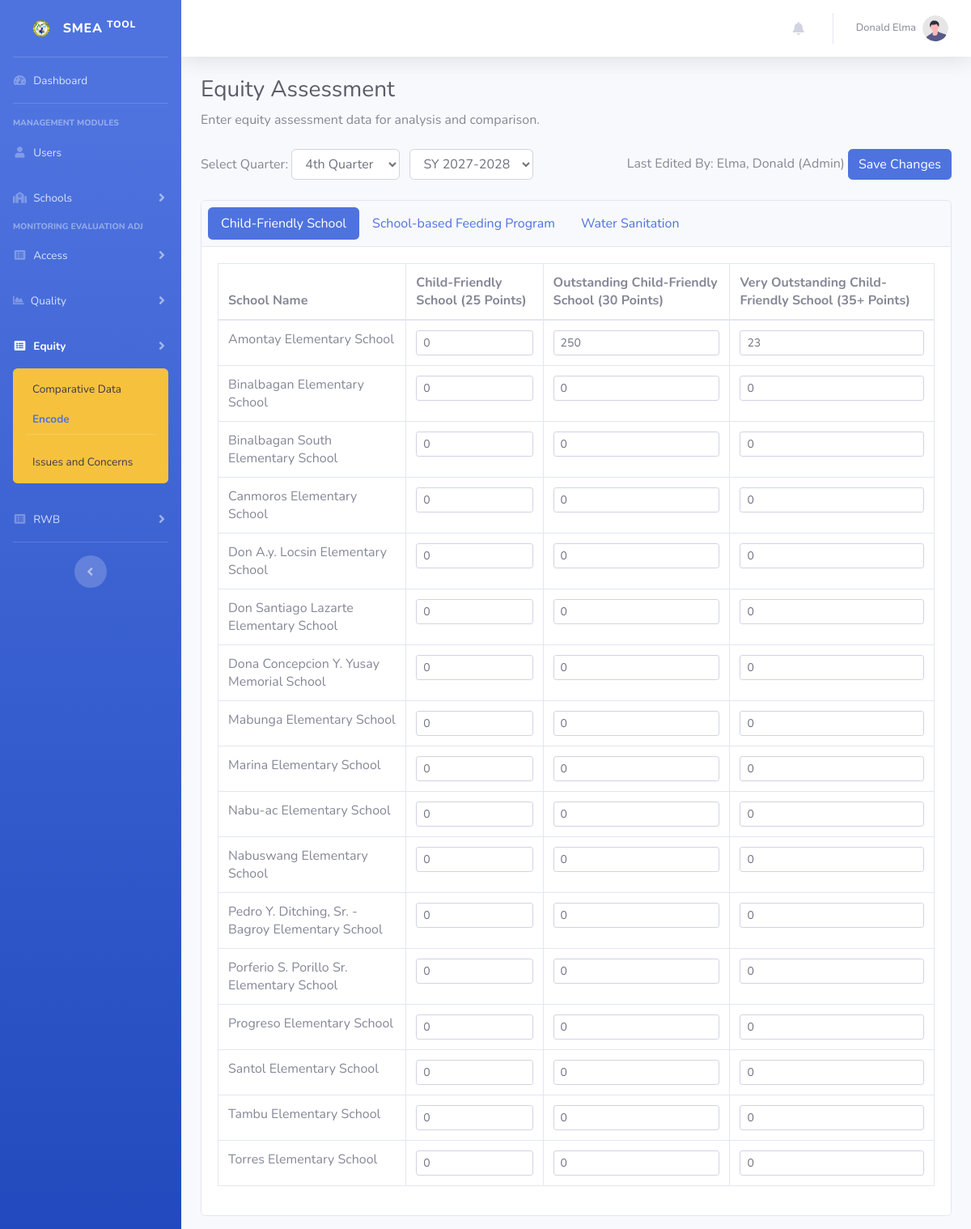
The page /equityAdd.php (signed in) on the database its author committed.
### tables this page shows
CREATE TABLE IF NOT EXISTS `schools` (
  `id` int NOT NULL AUTO_INCREMENT,
  `name` text NOT NULL,
  `address` text,
  `updated_at` timestamp NULL DEFAULT CURRENT_TIMESTAMP ON UPDATE CURRENT_TIMESTAMP,
  `created_at` timestamp NULL DEFAULT CURRENT_TIMESTAMP,
  PRIMARY KEY (`id`)
);

### equityAdd.php (the view, shortened to what this page needs)
<?php
require_once "connection/db.php";
include_once('header.php');
$currentMonth = date('n');
$currentQuarter = ceil($currentMonth / 3);
$selectedQuarter = isset($_GET['quarter']) ? $_GET['quarter'] : (isset($_POST['quarter']) ? $_POST['quarter'] : $currentQuarter);
$year = isset($_GET['year']) ? $_GET['year'] : (isset($_POST['year']) ? $_POST['year'] : date('Y'));
$schoolYearQuery = "SELECT * FROM school_year ORDER BY start_year DESC";
$schoolYears = $conn->query($schoolYearQuery)->fetch_all(MYSQLI_ASSOC);
$schoolQuery = "SELECT * FROM schools WHERE id <= 17 ORDER BY name";
$schools = $conn->query($schoolQuery)->fetch_all(MYSQLI_ASSOC);
function getExistingData($conn, $quarter, $year) {
  $query = "SELECT equity_assessment.*, users.first_name, users.last_name, schools.name as school_name
            FROM equity_assessment
            INNER JOIN users ON users.id = equity_assessment.last_user_save
            LEFT JOIN schools ON schools.id = users.school_id
            WHERE quarter = ? AND year = ?";
  $stmt = $conn->prepare($query);
  $stmt->bind_param("ii", $quarter, $year);
  $stmt->execute();
  $result = $stmt->get_result();
  $data = [];
  $lastUserSave = "";
  while ($row = $result->fetch_assoc()) {
    if ($row['type'] === 'cfs') {
      $data['cfs-'.$row['points']][$row['school_id']] = $row['count'];
      $data['cfs-'.$row['points']][$row['school_id'].'_editor'] = $row['last_user_save'];
    } elseif ($row['type'] === 'sbfp') {
      $gender = ($row['gender'] == 1) ? 'male' : 'female';
      $data['sbfp-'.$row['grade_level'].'-'.$gender][$row['school_id']] = $row['count'];
      $data['sbfp-'.$row['grade_level'].'-'.$gender][$row['school_id'].'_editor'] = $row['last_user_save'];
    } else {
      $data['wash-stars'][$row['school_id']] = $row['count'];
      $data['wash-stars'][$row['school_id'].'_editor'] = $row['last_user_save'];
    }
    $lastUserSave = $row['last_name'].', '.$row['first_name'].' ('.($row['school_name'] ?? 'Admin').')';
  }
  return ['data' => $data, 'lastUserSave' => $lastUserSave];
}
$existingDataResult = getExistingData($conn, $selectedQuarter, $year);
$existingData = $existingDataResult['data'];
$lastUserSave = $existingDataResult['lastUserSave'];
?>
<!DOCTYPE html>
<html lang="en">
<head>
</head>
<body id="page-top">
  <div id="wrapper">
    <?php include_once "sidebar.php"; ?>
    <div id="content-wrapper" class="d-flex flex-column">
      <div id="content">
        <?php include_once "navbar.php"; ?>
        <div class="container-fluid">
          <h1 class="h3 mb-2 text-gray-800">Equity Assessment</h1>
          <p class="mb-4">Enter equity assessment data for analysis and comparison.</p>
          <form action="equityAdd.php" method="post">
            <div class="row mb-4">
              <div class="col-md-6">
                <label for="quarter">Select Quarter:</label>
                <select id="quarter" name="quarter" class="form-control d-inline-block w-auto mr-2">
                  <?php for ($i = 1; $i <= 4; $i++): ?>
                    <option value="<?php echo $i; ?>" <?php echo ($selectedQuarter == $i) ? 'selected' : ''; ?>>
                      <?php echo $i; ?><?php echo ($i == 1 ? 'st' : ($i == 2 ? 'nd' : ($i == 3 ? 'rd' : 'th'))); ?> Quarter
                    </option>
                  <?php endfor; ?>
                </select>
                <select id="year" name="year" class="form-control d-inline-block w-auto mr-2">
                  <?php foreach ($schoolYears as $sy): ?>
                    <option value="<?php echo $sy['end_year']; ?>" <?php echo $year == $sy['end_year'] ? 'selected' : ''; ?>>
                      SY <?php echo $sy['start_year']."-".$sy['end_year']; ?>
                    </option>
                  <?php endforeach; ?>
                </select>
              </div>
              <div class="col-md-6 text-right">
                Last Edited By: <?php echo $lastUserSave; ?>
                <button type="submit" class="btn btn-primary" name="save">Save Changes</button>
              </div>
            </div>
            <div class="card">
              <div class="card-header p-2">
                <ul class="nav nav-pills" role="tablist">
                  <li class="nav-item">
                    <a class="nav-link active" data-toggle="pill" href="#cfs" role="tab">Child-Friendly School</a>
                  </li>
                  <li class="nav-item">
                    <a class="nav-link" data-toggle="pill" href="#sbfp" role="tab">School-based Feeding Program</a>
                  </li>
                  <li class="nav-item">
                    <a class="nav-link" data-toggle="pill" href="#wash" role="tab">Water Sanitation</a>
                  </li>
                </ul>
              </div>
              <div class="card-body">
                <div class="tab-content">
                  <div class="tab-pane fade show active" id="cfs" role="tabpanel">
                    <table class="table table-bordered">
                      <thead>
                        <tr>
                          <th>School Name</th>
                          <th>Child-Friendly School (25 Points)</th>
                          <th>Outstanding Child-Friendly School (30 Points)</th>
                          <th>Very Outstanding Child-Friendly School (35+ Points)</th>
                        </tr>
                      </thead>
                      <tbody>
                        <?php foreach ($schools as $school): ?>
                        <tr>
                          <td><?php echo $school['name']; ?></td>
                          <td>
                            <input type="number" class="form-control form-control-sm"
                                   name="cfs-25[<?php echo $school['id']; ?>]"
                                   value="<?php echo isset($existingData['cfs-25'][$school['id']]) ? $existingData['cfs-25'][$school['id']] : '0'; ?>">
                          </td>
                          <td>
                            <input type="number" class="form-control form-control-sm"
                                   name="cfs-30[<?php echo $school['id']; ?>]"
                                   value="<?php echo isset($existingData['cfs-30'][$school['id']]) ? $existingData['cfs-30'][$school['id']] : '0'; ?>">
                          </td>
                          <td>
                            <input type="number" class="form-control form-control-sm"
                                   name="cfs-35[<?php echo $school['id']; ?>]"
                                   value="<?php echo isset($existingData['cfs-35'][$school['id']]) ? $existingData['cfs-35'][$school['id']] : '0'; ?>">
                          </td>
                        </tr>
                        <?php endforeach; ?>
                      </tbody>
                    </table>
                  </div>
                </div>
              </div>
            </div>
          </form>
        </div>
      </div>
    </div>
  </div>
</body>
</html>

### rows shown on the page
schools: name "Amontay Elementary School", id "0", id "250", id "23"
schools: name "Binalbagan Elementary School", id "0"
schools: name "Binalbagan South Elementary School", id "0"
schools: name "Canmoros Elementary School", id "0"
schools: name "Don A.y. Locsin Elementary School", id "0"
schools: name "Don Santiago Lazarte Elementary School", id "0"
schools: name "Dona Concepcion Y. Yusay Memorial School", id "0"
schools: name "Mabunga Elementary School", id "0"
schools: name "Marina Elementary School", id "0"
schools: name "Nabu-ac Elementary School", id "0"
schools: name "Nabuswang Elementary School", id "0"
schools: name "Pedro Y. Ditching, Sr. - Bagroy Elementary School", id "0"
schools: name "Porferio S. Porillo Sr. Elementary School", id "0"
schools: name "Progreso Elementary School", id "0"
schools: name "Santol Elementary School", id "0"
schools: name "Tambu Elementary School", id "0"
schools: name "Torres Elementary School", id "0"

### other values the page prints
$_SESSION["fullname"] "Donald Elma"
$lastUserSave "Elma, Donald (Admin)"
form field quarter "4th Quarter"
